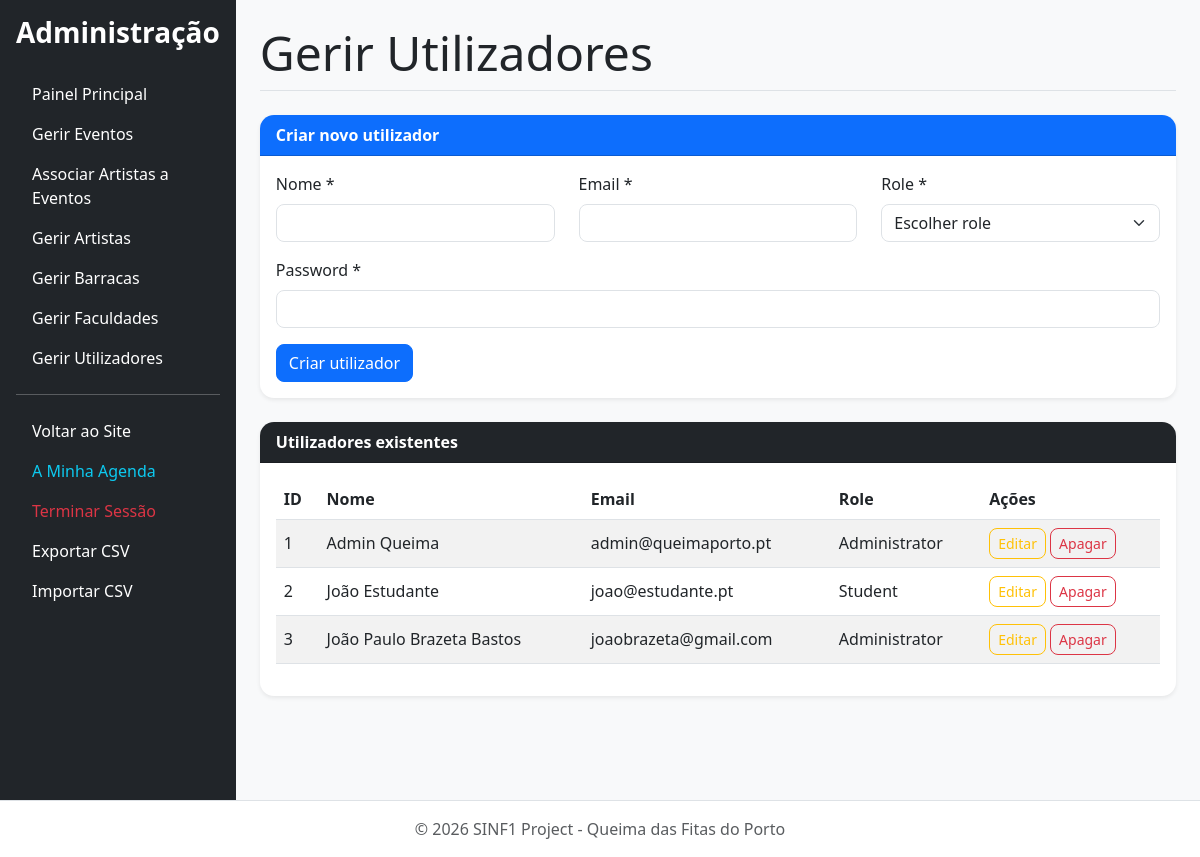
Page /public/admin/manage_users.php (signed in) on the earlier database version.
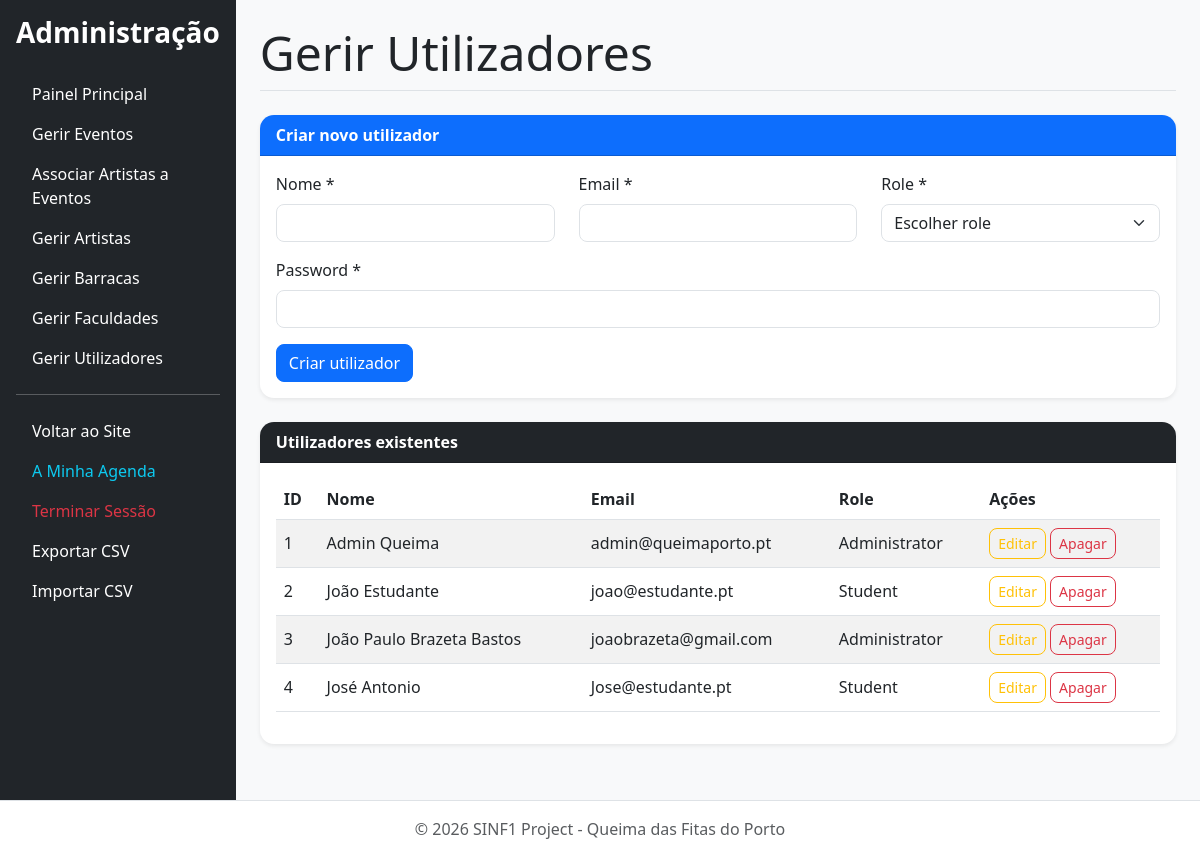
Same page on the later database version.
### tables this page shows
CREATE TABLE `user` (
  `id_user` int(11) NOT NULL,
  `name` varchar(100) NOT NULL,
  `email` varchar(100) NOT NULL,
  `password_hash` varchar(255) NOT NULL,
  `id_role` int(11) NOT NULL
);

CREATE TABLE `role` (
  `id_role` int(11) NOT NULL,
  `role_name` varchar(50) NOT NULL
);

### src/dal/DataAccessLayer.php (called while the page is built, shortened)
<?php
class DataAccessLayer {
    private $conn;
    public function __construct() {
        $this->conn = new mysqli(DB_HOST, DB_USER, DB_PASS, DB_NAME);
        $this->conn->set_charset("utf8mb4");
    }
    public function executeSelect($query, $params = [], $types = "") {
        $stmt = $this->conn->prepare($query);
        $stmt->execute();
        $result = $stmt->get_result();
        $data = $result->fetch_all(MYSQLI_ASSOC);
        return $data;
    }
}
?>

### src/bll/BusinessLogicLayer.php (called while the page is built, shortened)
<?php
require_once __DIR__ . '/../dal/DataAccessLayer.php';
class BusinessLogicLayer {
    private $dal;
    public function __construct() {
        $this->dal = new DataAccessLayer();
    }
    public function getAllUsers() {
        $query = "SELECT
                        u.id_user,
                        u.name,
                        u.email,
                        u.id_role,
                        r.role_name
                  FROM user u
                  INNER JOIN role r ON u.id_role = r.id_role
                  ORDER BY u.id_user ASC";
        return $this->dal->executeSelect($query);
    }
}
?>

### public/admin/manage_users.php (the view, shortened to what the changed rows need)
<?php
include '../includes/header_admin.php';
$users = $bll->getAllUsers();
?>
<h1 class="display-5 border-bottom pb-2 mb-4">Gerir Utilizadores</h1>
<div class="card shadow-sm border-0">
    <div class="card-body table-responsive">
        <table class="table table-striped align-middle">
            <thead>
                <tr>
                    <th>ID</th>
                    <th>Nome</th>
                    <th>Email</th>
                    <th>Role</th>
                    <th>Ações</th>
                </tr>
            </thead>
            <tbody>
                <?php if ($users && count($users) > 0): ?>
                    <?php foreach ($users as $user): ?>
                        <tr>
                            <td><?php echo htmlspecialchars($user['id_user']); ?></td>
                            <td><?php echo htmlspecialchars($user['name']); ?></td>
                            <td><?php echo htmlspecialchars($user['email']); ?></td>
                            <td><?php echo htmlspecialchars($user['role_name']); ?></td>
                            <td>
                                <a
                                    href="manage_users.php?edit=<?php echo $user['id_user']; ?>"
                                    class="btn btn-sm btn-outline-warning"
                                >
                                    Editar
                                </a>
                                <a
                                    href="manage_users.php?delete=<?php echo $user['id_user']; ?>"
                                    class="btn btn-sm btn-outline-danger"
                                    data-confirm-delete="Tens a certeza que queres apagar este utilizador?"
                                >
                                    Apagar
                                </a>
                            </td>
                        </tr>
                    <?php endforeach; ?>
                <?php endif; ?>
            </tbody>
        </table>
    </div>
</div>
<?php include '../includes/footer.php'; ?>

Differences in the rows shown:
added user: id_user "4", name "José Antonio", email "Jose@estudante.pt", id_role.role_name "Student"
